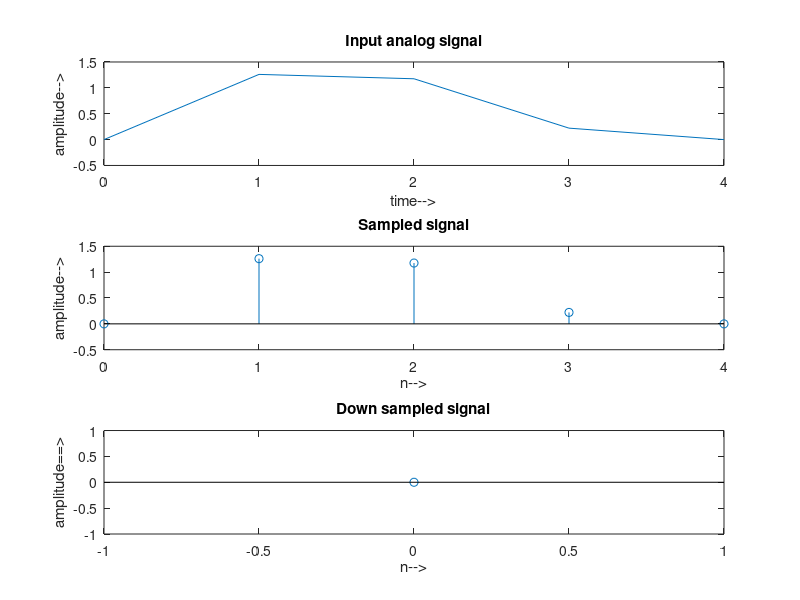

Reproduce this figure in MATLAB.
# Multirate-7-1
clc;
clear all;
close all;
N=input('Enter the sequence length N:');
M=input('Enter the down sampling factor M:');
f1=0.05;
f2=0.2;
t=0:1:N-1;
x=sin(2*pi*f1*t)+sin(2*pi*f2*t);
x1=x(1:M:N);
t1=1:1:N/M;
subplot(3,1,1);
plot(t,x);
xlabel('time-->');
ylabel('amplitude-->');
title('Input analog signal');
subplot(3,1,2);
stem(t,x);
xlabel('n-->');
ylabel('amplitude-->');
title('Sampled signal');
subplot(3,1,3);
stem(t1-1,x1);
xlabel('n-->');
ylabel('amplitude==>');
title('Down sampled signal');
